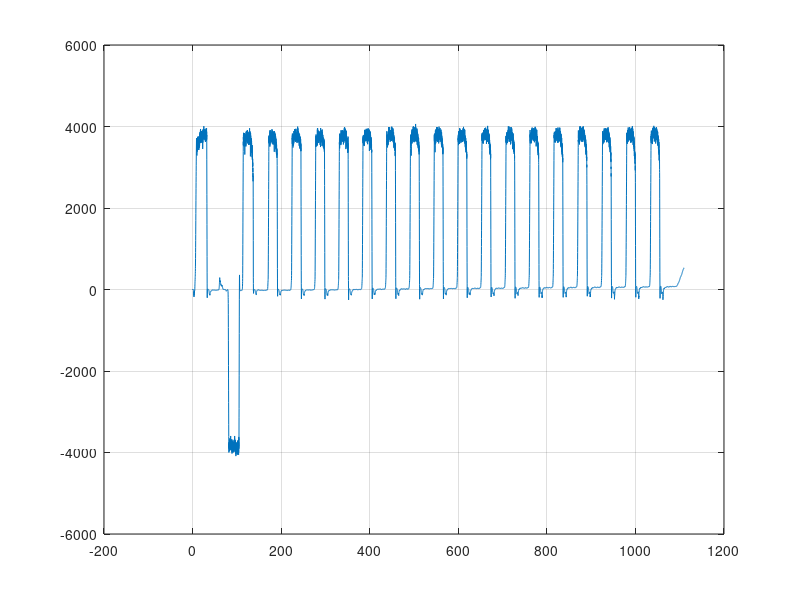

Write the MATLAB code that produced this figure.
close all
clear all
% load('shot_45994');
% load('shot_46023');
% load('shot_46037')
% load('shot_46045')
% load('shot_46237')
% load('shot_45994')
% load('shot_46076')
% load('shot_46093')
% load('shot_46241');
% load('shot_46000');
% load('shot_46008');
% load('shot_46235');
load('shot_46224');

time1=1e-3*data.time;

figure()
plot(time1,data.Ip_magn)
grid on
return
%% Select time window
index1=find(time1 ==113.8);
index2=find(time1 == 136.9);

Ip=data.Ip_magn(index1:index2);
I_prim=data.prim(index1:index2);
I_hor=data.hor(index1:index2);
I_vert=data.vert(index1:index2);
Rc=data.R0(index1:index2);
Zc=data.z0(index1:index2);
time=time1(index1:index2);


%% Convert to double
ISTTOK.Ip=double(Ip);
ISTTOK.I_prim=double(I_prim);
ISTTOK.I_hor=double(I_hor);
ISTTOK.I_vert=double(I_vert);
ISTTOK.Rc=double(Rc);
ISTTOK.Zc=double(Zc);
ISTTOK.time=double(time);


%%
% inputs=[ISTTOK.I_prim,ISTTOK.I_vert,ISTTOK.I_hor];
inputs=[ISTTOK.I_vert,ISTTOK.I_hor];
outputs=[ ISTTOK.Rc,ISTTOK.Zc];
Ts=100e-6;
exp8=iddata(outputs,inputs,Ts);

%% Filter the position
Rc_fil=lowpass(ISTTOK.Rc,1000,1/Ts);
Zc_fil=lowpass(ISTTOK.Zc,1000,1/Ts);

outputs1=[ Rc_fil,Zc_fil];

exp6=iddata(outputs1,inputs,Ts);
